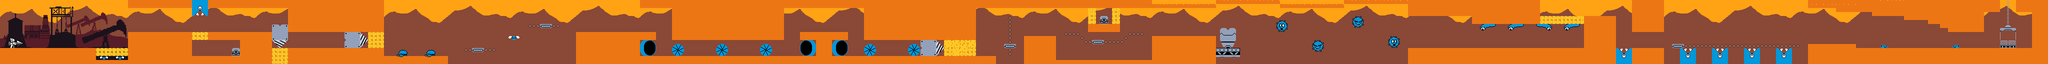

Tiled map render using the project's own tile images. Description and the map definition, with tile-layer contents summarised, below:
An orthogonal 512x16 tile map with 8x8 px tiles, 6 tile layers (bg4, bg3, bg2, bg1, ...).

<map version="1.2" tiledversion="1.2.2" orientation="orthogonal" renderorder="right-down" width="512" height="16" tilewidth="8" tileheight="8" infinite="0" nextlayerid="12" nextobjectid="1">
 <tileset firstgid="1" source="../Tilesets/Old Colony Tileset v2.tsx" />
 <layer id="6" name="bg4" width="512" height="16">
  <data>[8192 cells, 8192 non-empty, 512 distinct tile ids]</data>
 </layer>
 <layer id="7" name="bg3" width="512" height="16">
  <data>[8192 cells, 8192 non-empty, 512 distinct tile ids]</data>
 </layer>
 <layer id="8" name="bg2" width="512" height="16">
  <data>[8192 cells, 512 non-empty, 512 distinct tile ids]</data>
 </layer>
 <layer id="9" name="bg1" width="512" height="16">
  <data>[8192 cells, 512 non-empty, 512 distinct tile ids]</data>
 </layer>
 <layer id="10" name="solids" width="512" height="16">
  <data>[8192 cells, 3197 non-empty, 21 distinct tile ids]</data>
 </layer>
 <layer id="11" name="entities" width="512" height="16">
  <data>[8192 cells, 662 non-empty, 186 distinct tile ids]</data>
 </layer>
</map>